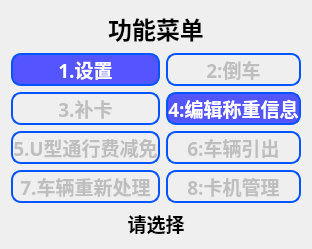
       <widget class="QWidget" name="page_8">
        <layout class="QVBoxLayout" name="verticalLayout_20">
         <item>
          <layout class="QGridLayout" name="gridLayout_5">
           <item row="0" column="0" colspan="2">
            <widget class="QLabel" name="label_70">
             <property name="font">
              <font>
               <family>微软雅黑</family>
               <pointsize>18</pointsize>
               <weight>75</weight>
               <bold>true</bold>
              </font>
             </property>
             <property name="text">
              <string>功能菜单</string>
             </property>
             <property name="alignment">
              <set>Qt::AlignCenter</set>
             </property>
            </widget>
           </item>
           <item row="5" column="0" colspan="2">
            <widget class="QLabel" name="label_71">
             <property name="font">
              <font>
               <family>微软雅黑</family>
               <pointsize>14</pointsize>
               <weight>75</weight>
               <bold>true</bold>
              </font>
             </property>
             <property name="text">
              <string>请选择</string>
             </property>
             <property name="alignment">
              <set>Qt::AlignCenter</set>
             </property>
            </widget>
           </item>
           <item row="1" column="1">
            <widget class="QLabel" name="lbMenu2">
             <property name="enabled">
              <bool>false</bool>
             </property>
             <property name="font">
              <font>
               <family>微软雅黑</family>
               <pointsize>14</pointsize>
               <weight>75</weight>
               <bold>true</bold>
               <kerning>true</kerning>
              </font>
             </property>
             <property name="styleSheet">
              <string notr="true">#lbMenu2{
          border:2px solid;
		  border-color: rgb(0, 85, 255);
		  border-radius:10px;
		  }		 </string>
             </property>
             <property name="text">
              <string>2:倒车</string>
             </property>
             <property name="alignment">
              <set>Qt::AlignCenter</set>
             </property>
            </widget>
           </item>
           <item row="4" column="1">
            <widget class="QLabel" name="lbMenu8">
             <property name="enabled">
              <bool>false</bool>
             </property>
             <property name="font">
              <font>
               <family>微软雅黑</family>
               <pointsize>14</pointsize>
               <weight>75</weight>
               <bold>true</bold>
               <kerning>true</kerning>
              </font>
             </property>
             <property name="styleSheet">
              <string notr="true">#lbMenu8{
          border:2px solid;
		  border-color: rgb(0, 85, 255);
		  border-radius:10px;
		  }		 </string>
             </property>
             <property name="text">
              <string>8:卡机管理</string>
             </property>
             <property name="alignment">
              <set>Qt::AlignCenter</set>
             </property>
            </widget>
           </item>
           <item row="3" column="1">
            <widget class="QLabel" name="lbMenu6">
             <property name="enabled">
              <bool>false</bool>
             </property>
             <property name="font">
              <font>
               <family>微软雅黑</family>
               <pointsize>14</pointsize>
               <weight>75</weight>
               <bold>true</bold>
               <kerning>true</kerning>
              </font>
             </property>
             <property name="styleSheet">
              <string notr="true">#lbMenu6{
          border:2px solid;
		  border-color: rgb(0, 85, 255);
		  border-radius:10px;
		  }		 </string>
             </property>
             <property name="text">
              <string>6:车辆引出</string>
             </property>
             <property name="alignment">
              <set>Qt::AlignCenter</set>
             </property>
            </widget>
           </item>
           <item row="3" column="0">
            <widget class="QLabel" name="lbMenu5">
             <property name="enabled">
              <bool>false</bool>
             </property>
             <property name="font">
              <font>
               <family>微软雅黑</family>
               <pointsize>14</pointsize>
               <weight>75</weight>
               <bold>true</bold>
               <kerning>true</kerning>
              </font>
             </property>
             <property name="styleSheet">
              <string notr="true">#lbMenu5{
          border:2px solid;
		  border-color: rgb(0, 85, 255);
		  border-radius:10px;
		  }		 
	</string>
             </property>
             <property name="text">
              <string>5.U型通行费减免</string>
             </property>
             <property name="alignment">
              <set>Qt::AlignCenter</set>
             </property>
            </widget>
           </item>
           <item row="2" column="0">
            <widget class="QLabel" name="lbMenu3">
             <property name="enabled">
              <bool>false</bool>
             </property>
             <property name="font">
              <font>
               <family>微软雅黑</family>
               <pointsize>14</pointsize>
               <weight>75</weight>
               <bold>true</bold>
               <kerning>true</kerning>
              </font>
             </property>
             <property name="styleSheet">
              <string notr="true">#lbMenu3{
          border:2px solid;
		  border-color: rgb(0, 85, 255);
		  border-radius:10px;
		  }		 </string>
             </property>
             <property name="text">
              <string>3.补卡</string>
             </property>
             <property name="alignment">
              <set>Qt::AlignCenter</set>
             </property>
            </widget>
           </item>
           <item row="1" column="0">
            <widget class="QLabel" name="lbMenu1">
             <property name="font">
              <font>
               <family>微软雅黑</family>
               <pointsize>14</pointsize>
               <weight>75</weight>
               <bold>true</bold>
               <kerning>true</kerning>
              </font>
             </property>
             <property name="styleSheet">
              <string notr="true">#lbMenu1{
		
	color: rgb(255, 255, 255);
          border:2px solid;
		  border-color: rgb(0, 85, 255);
		  border-radius:10px;
	      background-color: rgb(85, 85, 255);
		  }		 </string>
             </property>
             <property name="text">
              <string>1.设置</string>
             </property>
             <property name="alignment">
              <set>Qt::AlignCenter</set>
             </property>
            </widget>
           </item>
           <item row="4" column="0">
            <widget class="QLabel" name="lbMenu7">
             <property name="enabled">
              <bool>false</bool>
             </property>
             <property name="font">
              <font>
               <family>微软雅黑</family>
               <pointsize>14</pointsize>
               <weight>75</weight>
               <bold>true</bold>
               <kerning>true</kerning>
              </font>
             </property>
             <property name="styleSheet">
              <string notr="true">#lbMenu7{
          border:2px solid;
		  border-color: rgb(0, 85, 255);
		  border-radius:10px;
		  }		 </string>
             </property>
             <property name="text">
              <string>7.车辆重新处理</string>
             </property>
             <property name="alignment">
              <set>Qt::AlignCenter</set>
             </property>
            </widget>
           </item>
           <item row="2" column="1">
            <widget class="QLabel" name="lbMenu4">
             <property name="font">
              <font>
               <family>微软雅黑</family>
               <pointsize>14</pointsize>
               <weight>75</weight>
               <bold>true</bold>
               <kerning>true</kerning>
              </font>
             </property>
             <property name="styleSheet">
              <string notr="true">#lbMenu4{
		
	color: rgb(255, 255, 255);
          border:2px solid;
		  border-color: rgb(0, 85, 255);
		  border-radius:10px;
	      background-color: rgb(85, 85, 255);
		  }		 </string>
             </property>
             <property name="text">
              <string>4:编辑称重信息</string>
             </property>
             <property name="alignment">
              <set>Qt::AlignCenter</set>
             </property>
            </widget>
           </item>
          </layout>
         </item>
        </layout>
       </widget>
